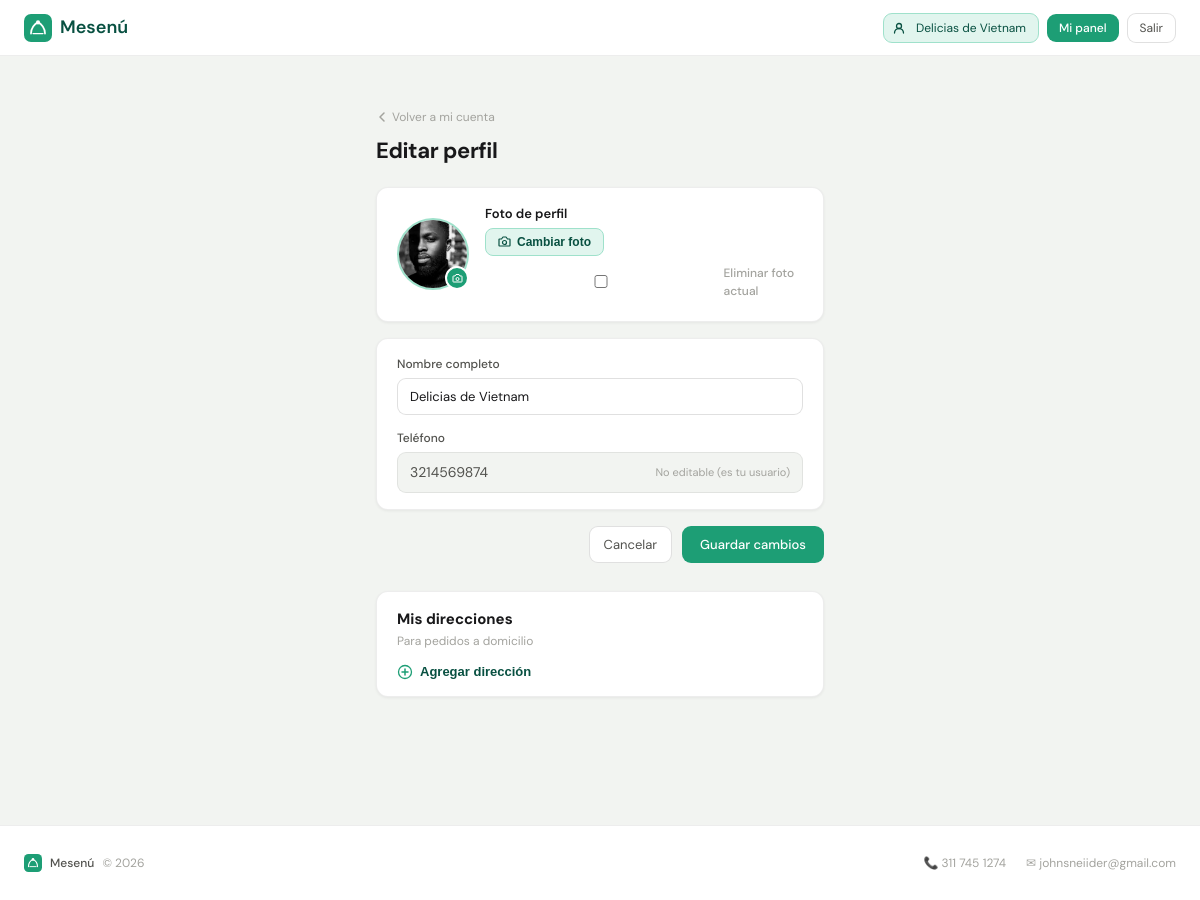
The app's page /auth/mi-cuenta/editar/ (signed in) with its own data.
### apps/accounts/models.py (models this page shows, shortened)
class User(AbstractBaseUser, PermissionsMixin):
    ROLES = [
        ('CLIENT', 'Cliente'),
        ('BUSINESS_OWNER', 'Dueño de negocio'),
        ('SUPERADMIN', 'Superadmin'),
    ]
    phone = models.CharField(max_length=20, unique=True)
    full_name = models.CharField(max_length=120, blank=True)
    role = models.CharField(max_length=20, choices=ROLES, default='CLIENT')
    is_active = models.BooleanField(default=True)
    is_staff = models.BooleanField(default=False)
    date_joined = models.DateTimeField(default=timezone.now)
    avatar = models.ImageField(upload_to='avatars/', null=True, blank=True)
    USERNAME_FIELD = 'phone'
    REQUIRED_FIELDS = ['full_name']
    objects = UserManager()
    class Meta:
        verbose_name = 'Usuario'
        verbose_name_plural = 'Usuarios'
    @property
    def is_business_owner(self):
        return self.role == 'BUSINESS_OWNER'
    @property
    def has_business(self):
        return hasattr(self, 'business')

### apps/accounts/views.py (the view, shortened to what this page needs)
# urls.py: path('mi-cuenta/editar/', views.ConsumerEditView.as_view(), name='consumer_edit'),
class ConsumerEditView(LoginRequiredMixin, View):
    template_name = 'cuenta/edit.html'
    login_url = '/auth/login/'
    def get(self, request):
        addresses = request.user.addresses.all().order_by('-is_default', 'id')
        return render(request, self.template_name, {'u': request.user, 'addresses': addresses})

### apps/core/context_processors.py (called while the page is built)
def business_context(request):
    context = {}
    if (request.user.is_authenticated
            and request.user.is_business_owner
            and request.user.has_business):
        from apps.orders.models import Order
        context['pending_orders_count'] = Order.objects.filter(
            business=request.user.business,
            status='pending',
        ).count()
        context['unread_notifications_count'] = 0
    return context

### templates/cuenta/edit.html (shortened to what this page needs)
{% extends 'base_public.html' %}
{% load static %}
{% block store_content %}
<div style="max-width:480px;margin:0 auto;padding:24px 16px 64px;">
    <div style="margin-bottom:20px;">
        <a href="{% url 'accounts:consumer_dashboard' %}" style="font-size:12px;color:var(--text-3);text-decoration:none;display:flex;align-items:center;gap:4px;margin-bottom:8px;">
            <svg width="12" height="12" viewBox="0 0 12 12" fill="none"><path d="M8 2L4 6l4 4" stroke="currentColor" stroke-width="1.5" stroke-linecap="round" stroke-linejoin="round"/></svg>
            Volver a mi cuenta
        </a>
        <h1 style="font-size:22px;font-weight:700;letter-spacing:-0.4px;margin:0;">Editar perfil</h1>
    </div>
    <form method="post" enctype="multipart/form-data">
        <div class="card" style="margin-bottom:16px;">
            <div x-data="avatarPicker()" style="display:flex;align-items:center;gap:16px;">
                <div style="position:relative;flex-shrink:0;">
                    <div style="width:72px;height:72px;border-radius:50%;overflow:hidden;background:var(--green-light);border:2.5px solid var(--green-border);display:flex;align-items:center;justify-content:center;font-size:24px;font-weight:700;color:var(--green-dark);">
                        <template x-if="!preview">
                            {% if u.avatar %}
                            <img src="{{ u.avatar.url }}" style="width:100%;height:100%;object-fit:cover;">
                            {% else %}
                            <span>{{ u.phone|slice:":2" }}</span>
                            {% endif %}
                        </template>
                    </div>
                    <button type="button" @click="$refs.fileInput.click()"
                            style="position:absolute;bottom:0;right:0;width:24px;height:24px;border-radius:50%;background:var(--green);border:2px solid #fff;display:flex;align-items:center;justify-content:center;cursor:pointer;padding:0;">
                        <svg width="11" height="11" viewBox="0 0 11 11" fill="none">
                            <path d="M4 1.5H7L8 3h1.5A.5.5 0 0110 3.5v5a.5.5 0 01-.5.5h-8A.5.5 0 011 8.5v-5A.5.5 0 011.5 3H3L4 1.5z" stroke="white" stroke-width="1" stroke-linejoin="round" fill="none"/>
                            <circle cx="5.5" cy="6" r="1.5" stroke="white" stroke-width="1" fill="none"/>
                        </svg>
                    </button>
                </div>
                <div style="flex:1;">
                    <div style="font-size:13px;font-weight:600;color:var(--text-1);margin-bottom:4px;">Foto de perfil</div>
                    <button type="button" @click="$refs.fileInput.click()"
                            style="display:inline-flex;align-items:center;gap:6px;font-size:12px;font-weight:600;color:var(--green-dark);background:var(--green-light);border:1px solid var(--green-border);border-radius:8px;padding:6px 12px;cursor:pointer;transition:background .15s;">
                        <span x-text="fileName || '{% if u.avatar %}Cambiar foto{% else %}Seleccionar foto{% endif %}'"></span>
                    </button>
                    {% if u.avatar %}
                    <label style="display:flex;align-items:center;gap:6px;font-size:12px;color:var(--text-3);cursor:pointer;margin-top:8px;">
                        <input type="checkbox" name="remove_avatar" value="1"> Eliminar foto actual
                    </label>
                    {% endif %}
                </div>
            </div>
        </div>
        <div class="card" style="margin-bottom:16px;">
            <div class="form-group">
                <label class="form-label">Nombre completo</label>
                <input type="text" name="full_name" value="{{ u.full_name }}" placeholder="Tu nombre" required
                       style="width:100%;box-sizing:border-box;">
            </div>
            <div class="form-group" style="margin-bottom:0;">
                <label class="form-label">Teléfono</label>
                <div style="display:flex;align-items:center;gap:8px;border:1px solid var(--border);border-radius:var(--radius-md);padding:9px 12px;background:var(--page-bg);font-size:14px;color:var(--text-2);">
                    {{ u.phone }}
                    <span style="font-size:11px;color:var(--text-3);margin-left:auto;">No editable (es tu usuario)</span>
                </div>
            </div>
        </div>
        <div style="display:flex;gap:10px;justify-content:flex-end;margin-bottom:28px;">
            <a href="{% url 'accounts:consumer_dashboard' %}" class="btn-ghost">Cancelar</a>
            <button type="submit" class="btn-primary">Guardar cambios</button>
        </div>
    </form>
    <div class="card" style="margin-bottom:16px;">
        <div style="display:flex;align-items:center;justify-content:space-between;margin-bottom:14px;">
            <div>
                <div style="font-size:15px;font-weight:700;color:var(--text-1);">Mis direcciones</div>
                <div style="font-size:12px;color:var(--text-3);margin-top:1px;">Para pedidos a domicilio</div>
            </div>
        </div>
        <div x-data="{ open: false }" style="border-top:{% if addresses %}0.5px solid var(--border){% else %}none{% endif %};padding-top:{% if addresses %}12px{% else %}0{% endif %};">
            <button type="button" @click="open = !open"
                    style="display:flex;align-items:center;gap:7px;font-size:13px;font-weight:600;color:var(--green-dark);background:none;border:none;cursor:pointer;padding:0;">
                <svg width="16" height="16" viewBox="0 0 16 16" fill="none">
                    <circle cx="8" cy="8" r="6.5" stroke="var(--green)" stroke-width="1.3"/>
                    <path d="M8 5v6M5 8h6" stroke="var(--green)" stroke-width="1.5" stroke-linecap="round"/>
                </svg>
                Agregar dirección
            </button>
        </div>
    </div>
</div>
{% endblock %}

### templates/base_public.html (shortened to what this page needs)
{% extends 'base.html' %}
{% load static %}
{% block extra_css %}
<link rel="stylesheet" href="{% static 'css/store.css' %}">
{% endblock %}
{% block content %}
<nav class="public-nav">
    <a href="/" class="public-nav-logo">
        <img src="{% static 'img/logo.svg' %}" width="28" height="28" alt="Mesenú">
        Mesenú
    </a>
    <div style="display:flex;align-items:center;gap:8px;">
        {% if user.is_authenticated %}
            <div class="public-nav-user">
                <svg width="14" height="14" viewBox="0 0 14 14" fill="none"><circle cx="7" cy="5" r="2.5" stroke="currentColor" stroke-width="1.3" fill="none"/><path d="M2.5 12c0-2.5 2-4.5 4.5-4.5s4.5 2 4.5 4.5" stroke="currentColor" stroke-width="1.3" stroke-linecap="round" fill="none"/></svg>
                {{ user.full_name|default:user.phone }}
            </div>
            {% if user.has_business %}
                <a href="{% url 'core:home' %}" class="btn-primary btn-sm">Mi panel</a>
            {% else %}
                <a href="{% url 'accounts:upgrade_to_business' %}" class="btn-primary btn-sm">Crear negocio</a>
            {% endif %}
            <a href="{% url 'accounts:logout' %}" class="btn-ghost btn-sm">Salir</a>
        {% else %}
            <a href="{% url 'accounts:login' %}" class="btn-ghost btn-sm">Iniciar sesión</a>
            <a href="{% url 'accounts:register' %}" class="btn-primary btn-sm">Registrarse</a>
        {% endif %}
    </div>
</nav>
{% block store_content %}{% endblock %}
<footer class="public-footer">
    <div style="display:flex;align-items:center;gap:8px;">
        <img src="{% static 'img/logo.svg' %}" width="18" height="18" alt="Mesenú">
        <span style="font-weight:500;color:var(--text-2);">Mesenú</span>
        <span>© 2026</span>
    </div>
    <div style="display:flex;gap:20px;flex-wrap:wrap;">
        <a href="tel:3117451274">📞 311 745 1274</a>
        <a href="mailto:johnsneiider@gmail.com">✉ johnsneiider@gmail.com</a>
    </div>
</footer>
{% endblock %}

### static/css/main.css (style rules this page uses)
:root { --green: #1D9E75; --green-light: #E1F5EE; --green-mid: #5DCAA5; --green-dark: #085041; --green-border: #9FE1CB; --amber: #BA7517; --amber-bg: #FAEEDA; --amber-border: #FAC775; --red: #A32D2D; --red-bg: #FCEBEB; --blue: #185FA5; --blue-bg: #E6F1FB; --page-bg: #F2F4F1; --white: #ffffff; --card-bg: #ffffff; --text-1: #18181A; --text-2: #52524E; --text-3: #A3A39E; --border: rgba(0,0,0,0.07); --border-med: rgba(0,0,0,0.12); --sidebar-w: 220px; --nav-h: 56px; --radius-sm: 6px; --radius-md: 9px; --radius-lg: 12px; --radius-xl: 16px; --shadow-card: 0 1px 3px rgba(0,0,0,0.06); --transition: 0.15s ease; }
*, *::before, *::after { box-sizing: border-box; margin: 0; padding: 0; }
html { font-size: 14px; }
body { font-family: 'DM Sans', system-ui, -apple-system, sans-serif; font-size: 14px; color: var(--text-1); background: var(--page-bg); -webkit-font-smoothing: antialiased; line-height: 1.5; }
a { color: inherit; }
img { display: block; max-width: 100%; }
h1 { font-size: 20px; font-weight: 500; letter-spacing: -0.4px; }

### static/css/components.css (style rules this page uses)
.card { background: var(--white); border: 0.5px solid var(--border); border-radius: var(--radius-lg); padding: 16px 20px; box-shadow: var(--shadow-card); }
.btn-primary { background: var(--green); color: white; border: none; border-radius: var(--radius-md); padding: 8px 18px; font-size: 13px; font-weight: 500; cursor: pointer; transition: var(--transition); font-family: inherit; text-decoration: none; display: inline-flex; align-items: center; gap: 6px; }
.btn-ghost { background: var(--white); color: var(--text-2); border: 0.5px solid var(--border-med); border-radius: var(--radius-md); padding: 8px 14px; font-size: 13px; cursor: pointer; font-family: inherit; text-decoration: none; display: inline-flex; align-items: center; gap: 6px; transition: var(--transition); }
.btn-sm { padding: 5px 12px; font-size: 12px; }
input, select, textarea { font-family: inherit; font-size: 13px; border: 0.5px solid var(--border-med); border-radius: var(--radius-md); padding: 9px 12px; color: var(--text-1); background: var(--white); outline: none; transition: border-color var(--transition); width: 100%; }
label { display: block; font-size: 12px; font-weight: 500; color: var(--text-2); margin-bottom: 5px; }
.form-group { margin-bottom: 14px; }

### static/css/store.css (style rules this page uses)
.public-nav { display: flex; align-items: center; justify-content: space-between; padding: 0 24px; height: var(--nav-h); background: var(--white); border-bottom: 0.5px solid var(--border); margin-bottom: 28px; position: sticky; top: 0; z-index: 100; }
.public-nav-logo { font-size: 18px; font-weight: 600; color: var(--green-dark); text-decoration: none; display: flex; align-items: center; gap: 8px; }

### templates/base_public.html (style rules this page uses)
.public-nav-user { display: flex; align-items: center; gap: 10px; background: var(--green-light); border: 0.5px solid var(--green-border); border-radius: var(--radius-md); padding: 5px 12px 5px 8px; font-size: 12px; color: var(--green-dark); }
.public-nav-user svg { flex-shrink: 0; }
.public-footer { border-top: 0.5px solid var(--border); background: var(--white); padding: 28px 24px; margin-top: 48px; display: flex; flex-wrap: wrap; align-items: center; justify-content: space-between; gap: 12px; font-size: 12px; color: var(--text-3); }
.public-footer a { color: var(--text-3); text-decoration: none; }

### records on screen
User: full_name "Delicias de Vietnam", avatar (picture), phone "3214569874"
